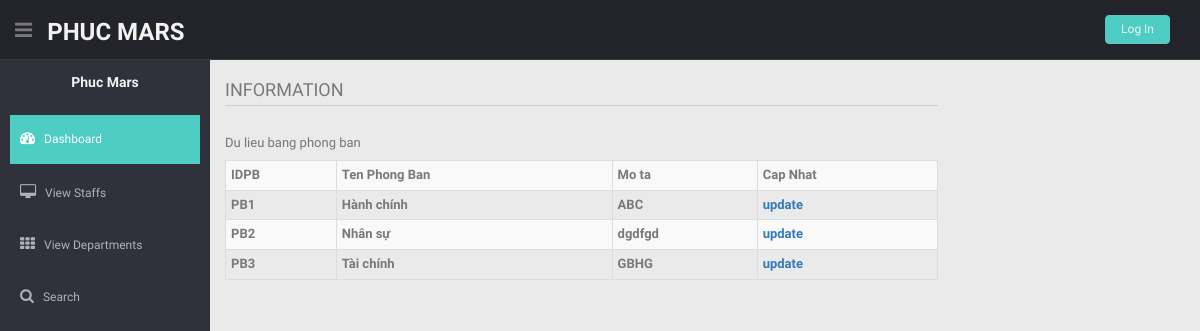
Screenshot of /capNhat.php with the database file from the repository.
### tables this page shows
CREATE TABLE `phongban` (
  `IDPB` varchar(30) NOT NULL,
  `tenPB` text NOT NULL,
  `mota` text NOT NULL
);

### capNhat.php (the view, shortened to what this page needs)
<?php include "./includes/header.php"; ?>
<?php include "./includes/navigation.php"; ?>
<section id="main-content">
    <section class="wrapper">
        <div class="row">
            <div class="col-lg-9 main-chart">
                <div class="border-head">
                    <h3>INFORMATION</h3>
                </div>
<?php
$link=mysqli_connect("localhost","root","") or die("Could not connect to database");
mysqli_select_db($link,"dulieu");
mysqli_set_charset($link,'utf8');
$sql='SELECT * from phongban';
$result=mysqli_query($link,$sql);
echo '<table class="table table-bordered table-striped table-condensed">';
echo '<caption> Du lieu bang phong ban </caption>';
echo '<tr><th>IDPB</th><th>Ten Phong Ban</th><th>Mo ta</th><th>Cap Nhat</th></tr>';
while($row=mysqli_fetch_assoc($result))
{
    echo '<tr><th>' .$row['IDPB'].'</th><th>' .$row['tenPB'].'</th> <th>' .$row['mota'].'</th><th align="center"><a href="formCapNhat.php?IDPB=' .$row['IDPB'].'">update</a></th></tr>';
}
echo '</table>';
?>
</div>
        </div>
    </section>
</section>
<footer> <?php include "./includes/footer.php"; ?></footer>

### css/style.css (style rules this page uses)
body { color: #797979; background: #eaeaea; font-family: 'Ruda', sans-serif; padding: 0px !important; margin: 0px !important; font-size:13px; }
a, a:hover, a:focus { text-decoration: none; outline: none; }
#main-content { margin-left: 210px; }
.wrapper { display: inline-block; margin-top: 60px; padding-left: 15px; padding-right: 15px; padding-bottom: 15px; padding-top: 0px; width: 100%; }
.main-chart { padding-top: 20px; }
.border-head h3 { border-bottom: 1px solid #c9cdd7; margin-top: 0; margin-bottom: 20px; padding-bottom: 5px; font-weight: normal; font-size: 18px; display: inline-block; width: 100%; font-weight: 300; }

### rows the page displays
phongban: IDPB "PB1", tenPB "Hành chính", mota "ABC"
phongban: IDPB "PB2", tenPB "Nhân sự", mota "dgdfgd"
phongban: IDPB "PB3", tenPB "Tài chính", mota "GBHG"
